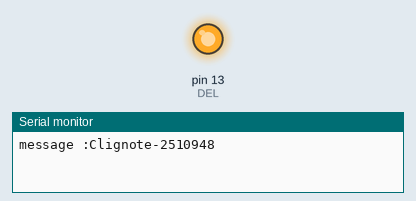
The sketch below on a simulated Arduino Uno, built with avr-gcc and run on an emulated ATmega328P. On the bench: output pins drawn as LEDs (lit = HIGH), the last lines printed to the serial monitor.

Above: at 0.17 s.
At 1.6 s:
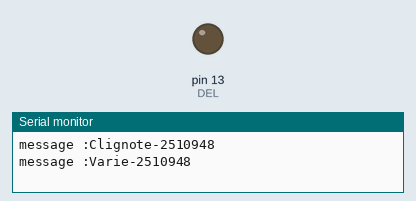
Timing chart, 0 to 8.8 s (numbered marks = the images above):
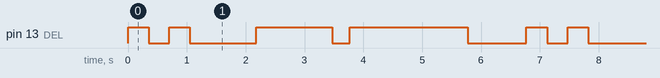

The sketch:

0sx_labo_01.ino
```cpp
const int DEL = 13;
String etatDel[3] = {"Clignote", "Varie", "Allume"};;
int position = 0;

void setup() {
  pinMode(DEL, OUTPUT);
  Serial.begin(9600);
}

void allumerEteindre(){

  Serial.println("message :"+ etatDel[position] +"-2510948");

  digitalWrite(DEL, LOW);
  delay(300);
  digitalWrite(DEL, HIGH);
  delay(2000);
  digitalWrite(DEL, LOW);
  delay(1000);
}

void varierEtats(){
  float dureeTotale = 2048;
  const int tempPause = 30;
  int luminosite = 0;
  int degradement = 5;

  Serial.println("message :"+ etatDel[position] +"-2510948");

  for(int i = 0; i < dureeTotale/tempPause; i++){
    analogWrite(DEL, luminosite);

    luminosite = luminosite + degradement;

    if(luminosite <= 0 || luminosite >= 255){
      degradement = -degradement;
    }
    delay(tempPause);
  }
}

void clignoter(){

  Serial.println("message :"+ etatDel[position] +"-2510948");

  for(int i = 0; i < 2; i++){
    digitalWrite(DEL, HIGH);
    delay(350);
    digitalWrite(DEL,LOW);
    delay(350);
  }
}

void loop() {

  switch(position){
    case 0:
      //État clignotement
      clignoter();
      position++;
      break;
    case 1:
       //État variation
      varierEtats();
      position++;
      break;
    case 2:
      // État allumé éteint
      allumerEteindre();
      position = 0;
      break;
  }
}
```

Measured:
- by itself, pin 13 (DEL): repeats every 6.8 s: LOW 0.35 s, HIGH 0.35 s, LOW 1.1 s, HIGH 1.3 s, LOW 0.30 s, HIGH 2.0 s, LOW 1.0 s, HIGH 0.35 s
- by itself, everything shown: repeats every 6.8 s, in 8 steps
